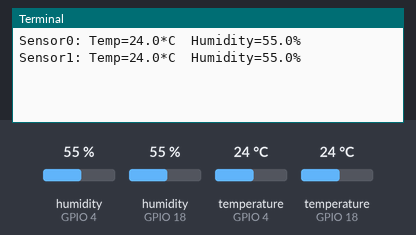
Simulated run of this program. Board: Raspberry Pi (BCM pin numbers). Parts: the last lines printed to the terminal. Inputs (shaded band) come from the test bench; at power-on: humidity (sensors on GPIO 4, GPIO 18) 55 %, temperature (sensors on GPIO 4, GPIO 18) 24 °C.

Above: at 1.2 s.
1.3 s: humidity (sensor on GPIO 4) set to 22 %
At 2.0 s:
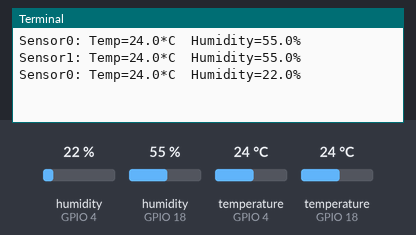
2.8 s: humidity (sensor on GPIO 18) set to 22 %
At 3.6 s:
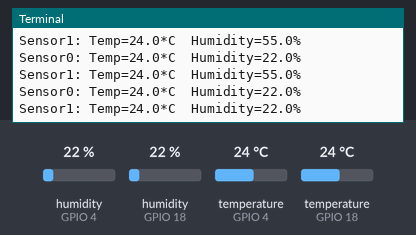
4.3 s: temperature (sensor on GPIO 4) set to 12 °C
At 4.3 s:
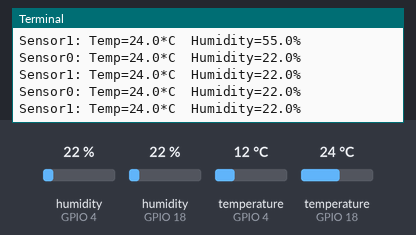
5.8 s: temperature (sensor on GPIO 18) set to 12 °C
At 6.2 s:
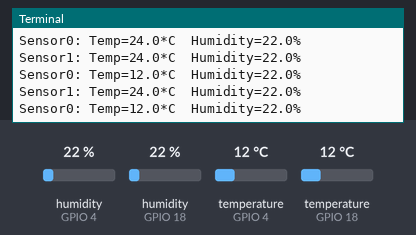
7.3 s: humidity (sensor on GPIO 4) set to 40 %
At 7.8 s:
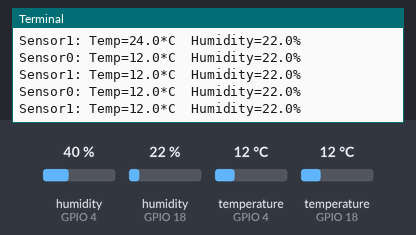
8.8 s: humidity (sensor on GPIO 18) set to 40 %
At 9.4 s:
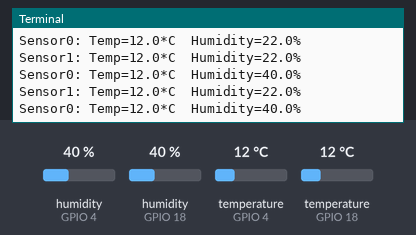
Timing chart, 0 to 11.3 s (numbered marks = the images above; inputs shaded):
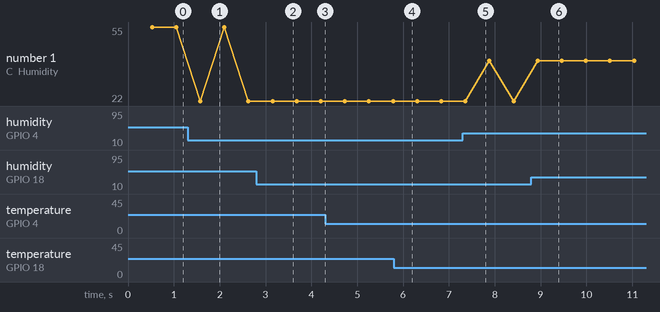

The program:

testRead.py
```python
import Adafruit_DHT

#Script for testing two DHT22 sensors
DHT_SENSOR_TYPE = Adafruit_DHT.DHT22

#Pins where the sensors are connected
DHT1_PIN = 4
DHT2_PIN = 18
PINLIST = [DHT1_PIN, DHT2_PIN]
while True:
    for DHT_PIN in PINLIST:
        humidity, temperature = Adafruit_DHT.read_retry(DHT_SENSOR_TYPE, DHT_PIN)
        print("Sensor", PINLIST.index(DHT_PIN), ": ", sep='', end='')
        if humidity is not None and temperature is not None:
            print("Temp={0:0.1f}*C  Humidity={1:0.1f}%".format(temperature, humidity))
        else:
            print("Failed to retrieve data from humidity sensor")
```

Measured:
- after the input at 1.3 s, the terminal: prints a new line after 0.28 s (image 1)
- after the input at 2.8 s, the terminal: prints a new line after 0.35 s (image 2)
- plotted number 1: 55 → 22 after the input at 1.3 s
